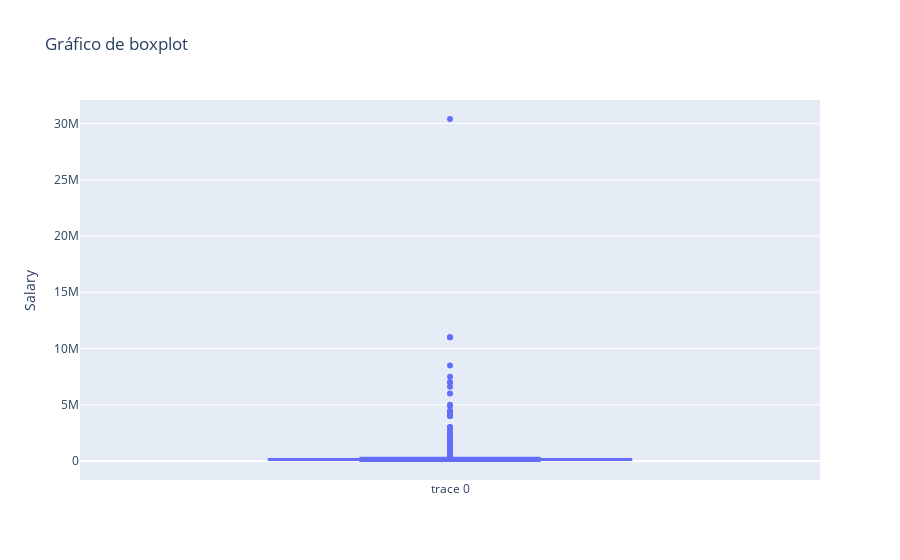

The cell this chart's notebook holds for it:
### Code cell
import plotly.graph_objects as go


# Crear el gráfico de boxplot
fig = go.Figure(data=go.Box(y=ds_salaries['salary']))

# Personalizar el gráfico
fig.update_layout(
    title='Gráfico de boxplot',
    yaxis_title='Salary'
)

# Mostrar el gráfico
fig.show()

### Figure 1 — Plotly figure (JSON) as saved in the notebook; plotly's stock layout.template omitted (floating-point values rounded to 4 significant figures; data arrays with more than 128 entries replaced by an {"elided": "..."} marker saying what was removed)
{"data": [{"type": "box", "y": {"elided": "3755 int values"}}], "layout": {"title": {"text": "Gráfico de boxplot"}, "yaxis": {"title": {"text": "Salary"}}}}
